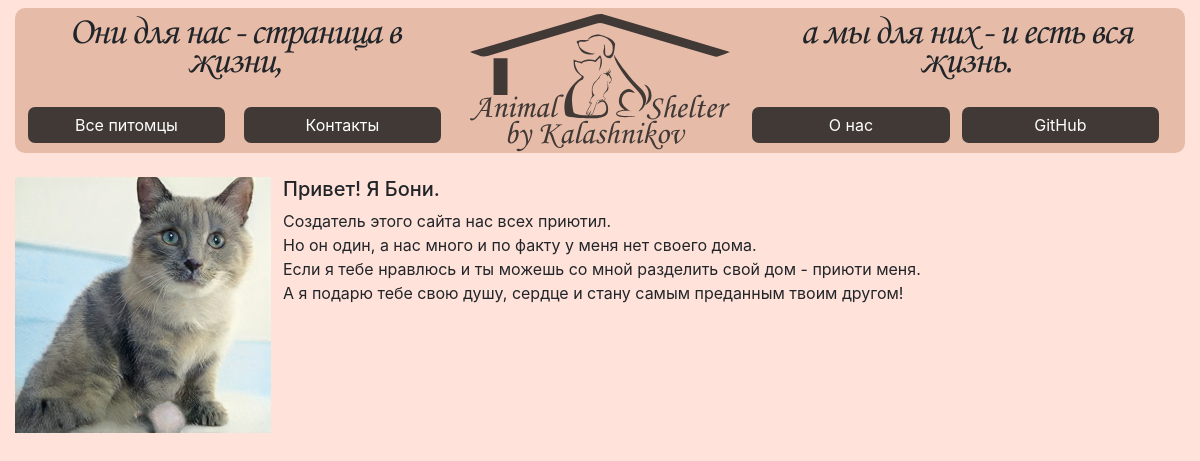
The page / on the database its author committed.
### animal_shelter/models.py (models this page shows, shortened)
class Animal(models.Model):
    nickname = models.CharField(max_length=100)
    breed = models.TextField()
    description = models.TextField()
    arrival_date = models.DateTimeField(auto_now_add=True)
    type_of_animal = models.ForeignKey('Type_of_animal', on_delete=models.CASCADE) # реализовал мерезотдельную модель чтобы можно было добавлять новых в админ-панели
    photo = models.ImageField(upload_to='uploads/%Y/%m/%d/', blank=True)
    BOY = 'B'
    GIRL = 'G'
    type_of_gender = [
        (BOY, 'Boy'),
        (GIRL, 'Girl'),
    ]
    gender = models.CharField(
        max_length=1,
        choices=type_of_gender,
        default=BOY,
    )
    availability_of_reference = models.BooleanField(default=False)
    age = models.SmallIntegerField()

### animal_shelter/views.py (the view)
# urls.py: path('', HomePage.as_view()),
class HomePage(TemplateView):
    template_name = "home.html"
    def get_context_data(self, **kwargs):
        context = super().get_context_data(**kwargs)
        col = random.randrange(1, Animal.objects.all().count())
        context['pet'] = Animal.objects.all()[col]
        return context

### animal_shelter/templates/home.html (shortened to what this page needs)
{% extends 'base.html' %}
{% block content %}
	<div class="home-content-wrapper">
		<div><a href="/animals/{{ pet.pk }}/"><img src="{{ pet.photo.url }}" height="256" width="256" alt="{{ pet.nickname }}"></a></div>
		<div class="home-content-text-wrapper">
			<h5>Привет! Я {{ pet.nickname }}.</h5>
			<p>Создатель этого сайта нас всех приютил.<br>Но он один, а нас много и по факту у меня нет своего дома.<br>Если я тебе нравлюсь и ты можешь со мной разделить свой дом - приюти меня.<br>А я подарю тебе свою душу, сердце и стану самым преданным твоим другом!</p>
		</div>
	</div>
{% endblock %}

### static/css/style.css (style rules this page uses)
body { background-color: #FFE2D9; }
.container-fluid { max-width: 1345px; }
.home-content-wrapper { display: flex; margin-top: 2vw; }
.home-content-text-wrapper { margin-left: 1vw; }

### rows shown on the page
Animal: photo (picture), nickname "Бони"
